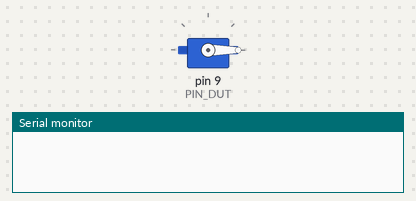
Bench run of a sketch on a simulated Arduino Uno, built with avr-gcc and run on an emulated ATmega328P. Parts: servo, the last lines printed to the serial monitor.

Above: at 0.05 s.
At 2.25 s:
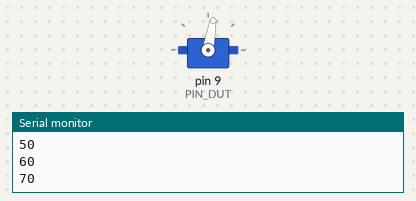
At 4.5 s:
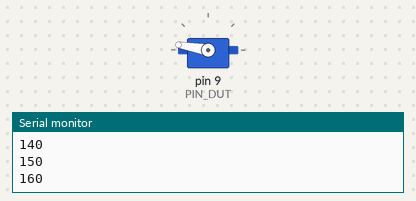
At 9.0 s:
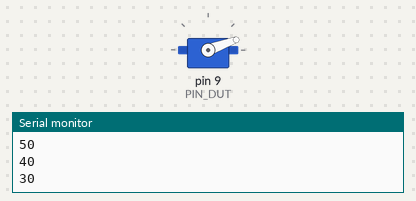
Timing chart, 0 to 12.4 s (numbered marks = the images above):
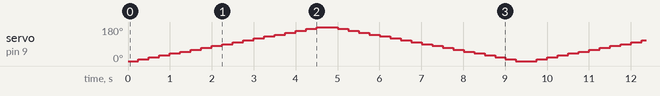

The sketch:

servoplacement.ino
```cpp
#include <Servo.h>

#define PIN_DUT     9
#define DELAY_MS    250

Servo dut;

void setup() {
    dut.attach(PIN_DUT);
    Serial.begin(115200);
}

void loop() {
    for (int pos = 0; pos <= 180; pos += 10) {
        dut.write(pos);
        delay(DELAY_MS);
        Serial.print(pos);
        Serial.print("\n\r");
    }

    for (int pos = 180; pos >= 0; pos -= 10) {
        dut.write(pos);
        delay(DELAY_MS);
        Serial.print(pos);
        Serial.print("\n\r");
    }
}
```
